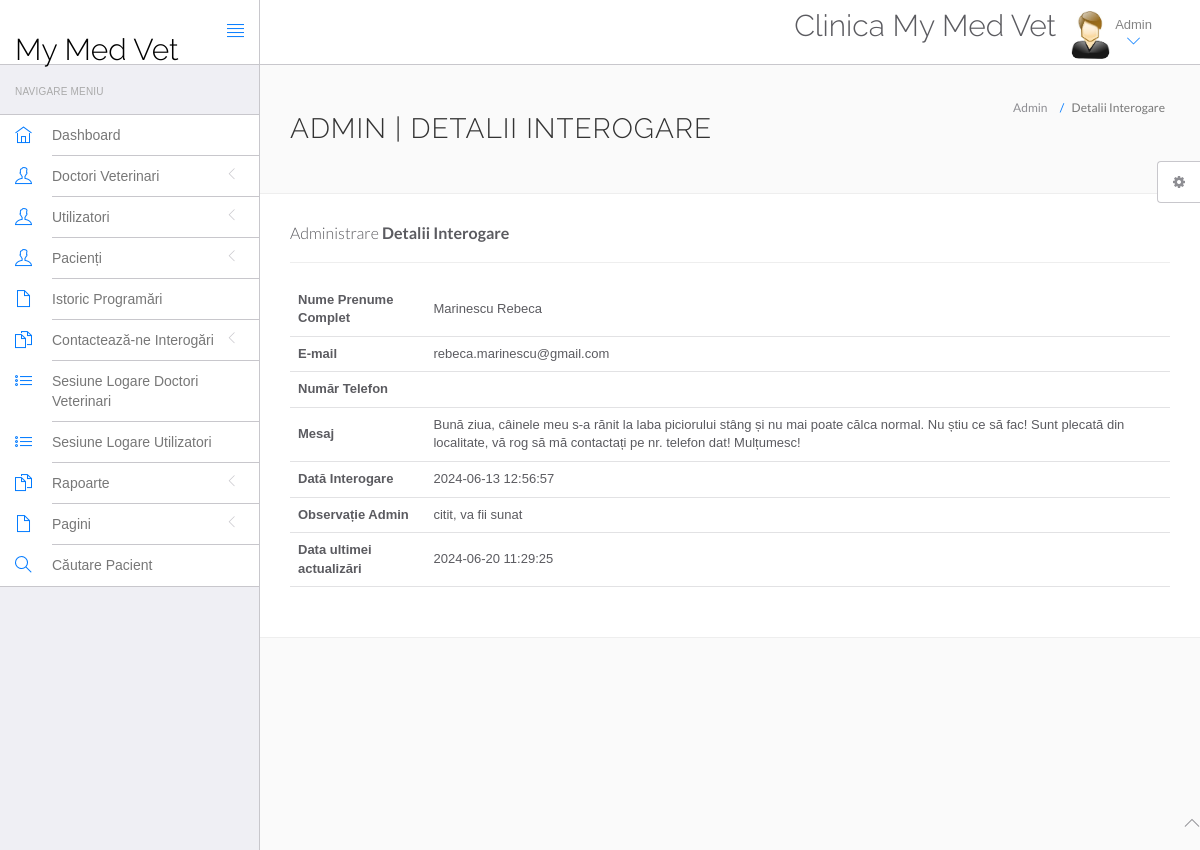
/mymedvet/admin/query-details.php?id=3 (signed in), run on the app's committed database.
### tables this page shows
CREATE TABLE `tblcontactus` (
  `id` int(11) NOT NULL,
  `fullname` varchar(255) DEFAULT NULL,
  `email` varchar(255) DEFAULT NULL,
  `phoneNumber` bigint(12) DEFAULT NULL,
  `message` mediumtext DEFAULT NULL,
  `PostingDate` timestamp NULL DEFAULT current_timestamp(),
  `AdminRemark` mediumtext DEFAULT NULL,
  `LastupdateDate` timestamp NULL DEFAULT NULL ON UPDATE current_timestamp(),
  `IsRead` int(11) DEFAULT NULL
);

### mymedvet/admin/query-details.php (the view, shortened to what this page needs)
<?php
include('include/config.php');
if(strlen($_SESSION['id']==0)) {
 header('location:logout.php');
  } else{
?>
<!DOCTYPE html>
<html lang="en">
	<head>
		<link rel="stylesheet" href="vendor/bootstrap/css/bootstrap.min.css">
		<link rel="stylesheet" href="vendor/fontawesome/css/font-awesome.min.css">
		<link rel="stylesheet" href="vendor/themify-icons/themify-icons.min.css">
		<link href="vendor/animate.css/animate.min.css" rel="stylesheet" media="screen">
		<link href="vendor/perfect-scrollbar/perfect-scrollbar.min.css" rel="stylesheet" media="screen">
		<link href="vendor/switchery/switchery.min.css" rel="stylesheet" media="screen">
		<link href="vendor/bootstrap-touchspin/jquery.bootstrap-touchspin.min.css" rel="stylesheet" media="screen">
		<link href="vendor/select2/select2.min.css" rel="stylesheet" media="screen">
		<link href="vendor/bootstrap-datepicker/bootstrap-datepicker3.standalone.min.css" rel="stylesheet" media="screen">
		<link href="vendor/bootstrap-timepicker/bootstrap-timepicker.min.css" rel="stylesheet" media="screen">
		<link rel="stylesheet" href="customstyle/css/styles.css">
		<link rel="stylesheet" href="customstyle/css/plugins.css">
		<link rel="stylesheet" href="customstyle/css/themes/theme-1.css" id="skin_color" />
	</head>
	<body>
		<div id="app">
<?php include('include/sidebar.php');?>
			<div class="app-content">
						<?php include('include/header.php');?>
				<div class="main-content" >
					<div class="wrap-content container" id="container">
						<section id="page-title">
							<div class="row">
								<div class="col-sm-8">
									<h1 class="mainTitle">Admin | Detalii Interogare</h1>
																	</div>
								<ol class="breadcrumb">
									<li>
										<span>Admin</span>
									</li>
									<li class="active">
										<span>Detalii Interogare</span>
									</li>
								</ol>
							</div>
						</section>
						<div class="container-fluid container-fullw bg-white">
									<div class="row">
								<div class="col-md-12">
									<h5 class="over-title margin-bottom-15">Administrare <span class="text-bold">Detalii Interogare</span></h5>
												<hr />
									<table class="table table-hover" id="sample-table-1">
										<tbody>
<?php
$qid=intval($_GET['id']);
$sql=mysqli_query($con,"select * from tblcontactus where id='$qid'");
while($row=mysqli_fetch_array($sql))
{
?>
											<tr>
												<th>Nume Prenume Complet</th>
												<td><?php echo $row['fullname'];?></td>
											</tr>
											<tr>
												<th>E-mail</th>
												<td><?php echo $row['email'];?></td>
											</tr>
											<tr>
												<th>Număr Telefon</th>
												<td><?php echo $row['contactno'];?></td>
											</tr>
											<tr>
												<th>Mesaj</th>
												<td><?php echo $row['message'];?></td>
												</tr>
																						<tr>
												<th>Dată Interogare</th>
												<td><?php echo $row['PostingDate'];?></td>
												</tr>
<?php if($row['AdminRemark']==""){?>
<form name="query" method="post">
	<tr>
												<th>Observație Admin</th>
												<td><textarea name="adminremark" class="form-control" required="true"></textarea></td>
												</tr>
												<tr>
													<td>&nbsp;</td>
													<td>
														<button type="submit" class="btn btn-primary pull-left" name="update">
		Actualizează <i class="fa fa-arrow-circle-right"></i>
								</button>
													</td>
												</tr>
</form>
													<?php } else {?>
	<tr>
												<th>Observație Admin</th>
												<td><?php echo $row['AdminRemark'];?></td>
												</tr>
<tr>
												<th>Data ultimei actualizări</th>
												<td><?php echo $row['LastupdateDate'];?></td>
												</tr>
											<?php
											 }} ?>
										</tbody>
									</table>
								</div>
							</div>
								</div>
							</div>
						</div>
					</div>
				</div>
	<?php include('include/footer.php');?>
	<?php include('include/setting.php');?>
	</body>
</html>
<?php } ?>

### mymedvet/admin/customstyle/css/themes/theme-1.css (style rules this page uses)
body { background: #FAFAFA; }

### data on the page
tblcontactus: fullname "Marinescu Rebeca", email "rebeca.marinescu@gmail.com", message "Bună ziua, câinele meu s-a rănit la laba piciorului stâng și nu mai poate călca normal. Nu știu ce să fac! Sunt plecată din localitate, vă rog să mă contactați pe nr. telefon dat! Mulțumesc!", PostingDate "2024-06-13 12:56:57", AdminRemark "citit, va fii sunat", LastupdateDate "2024-06-20 11:29:25"
